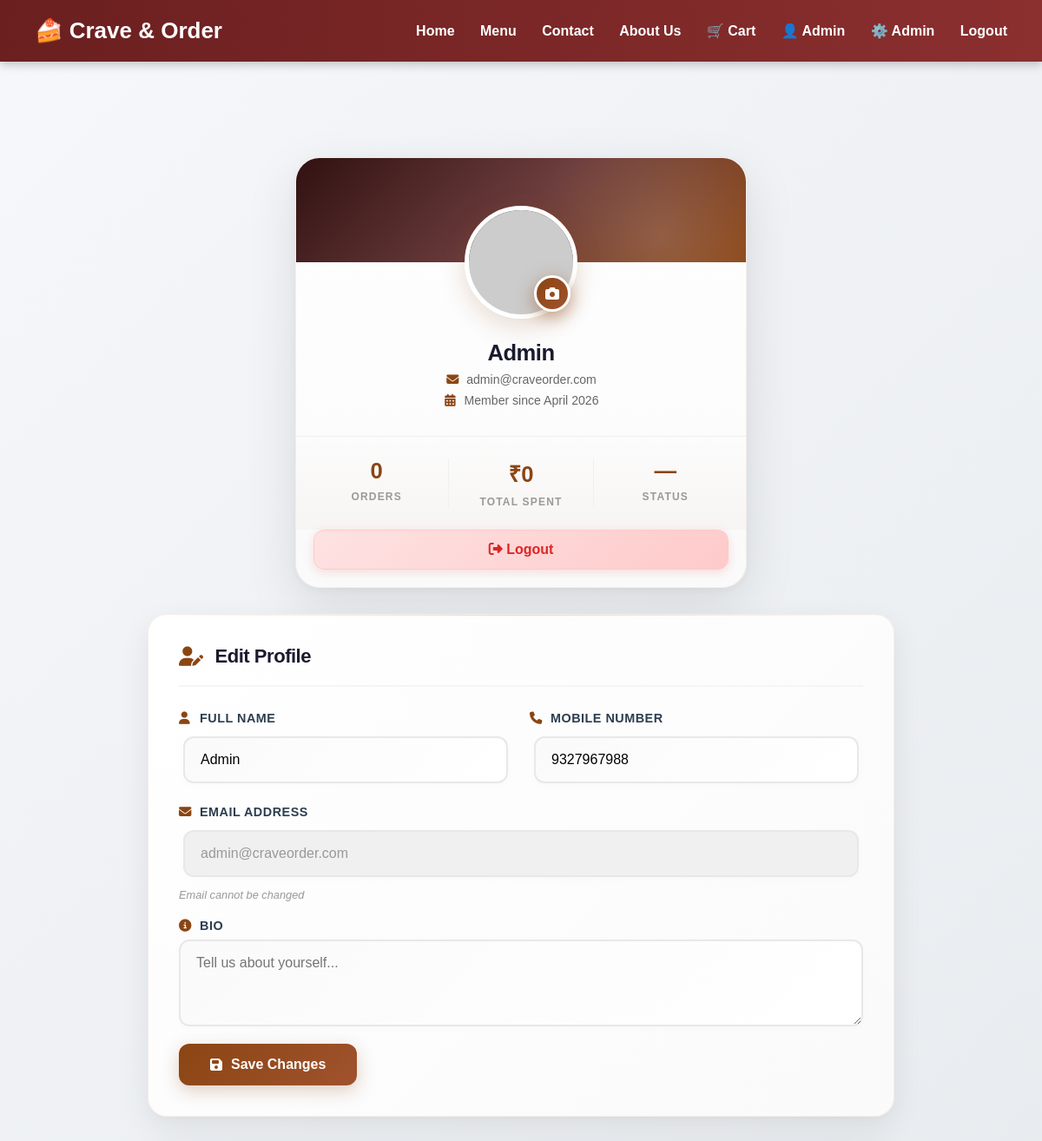
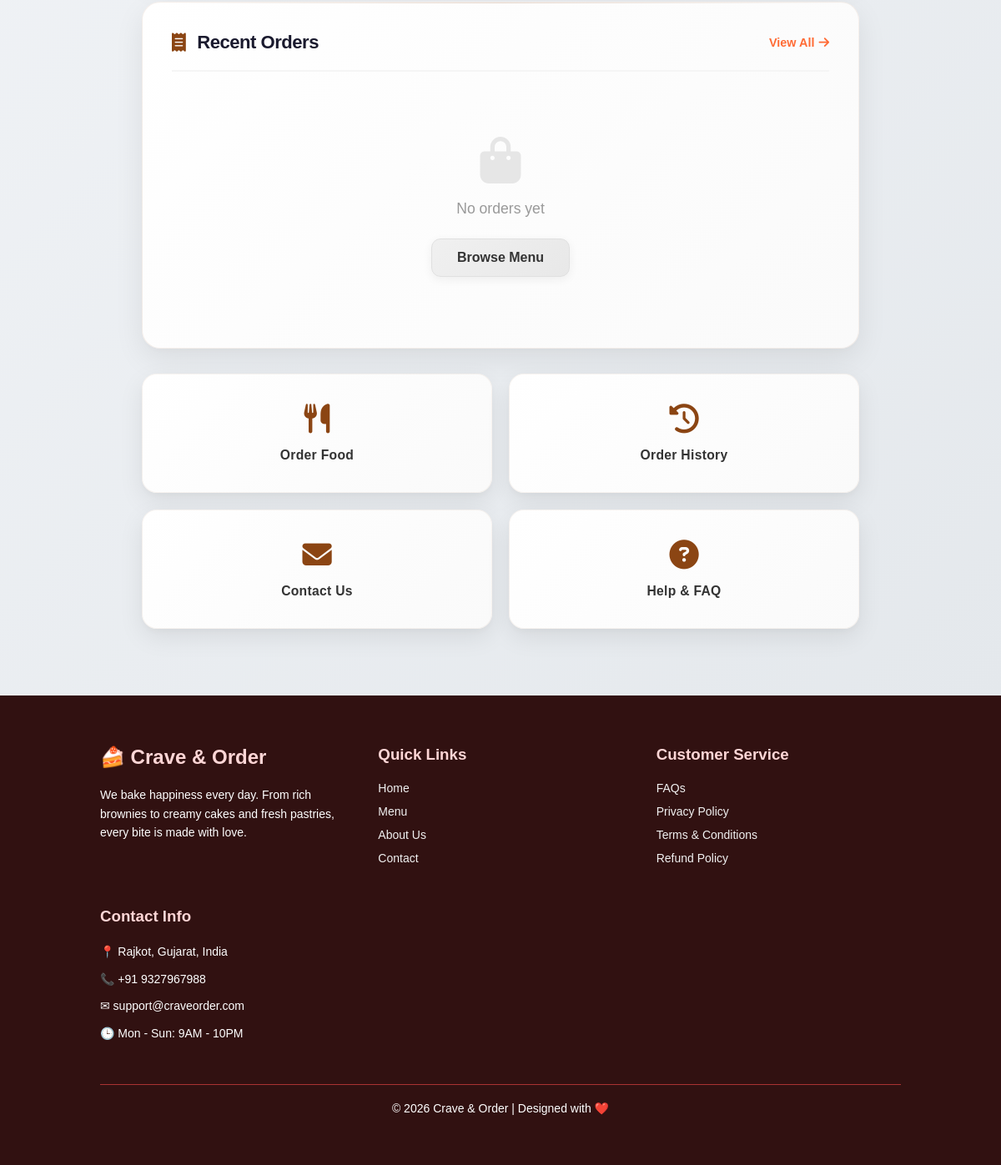
The app's page /profile.php (signed in) with its own data (2 pictures, top to bottom).
### tables this page shows
CREATE TABLE IF NOT EXISTS users (
    id          INT AUTO_INCREMENT PRIMARY KEY,
    name        VARCHAR(100)        NOT NULL,
    email       VARCHAR(150)        NOT NULL UNIQUE,
    mobile      VARCHAR(15)         NOT NULL,
    password    VARCHAR(255)        NOT NULL,
    role        ENUM('user','admin') DEFAULT 'user',
    profile_image VARCHAR(255)      DEFAULT NULL,
    bio         TEXT                DEFAULT NULL,
    created_at  DATETIME            DEFAULT CURRENT_TIMESTAMP
);

### profile.php (the view, shortened to what this page needs)
<?php
require_once 'db.php';
$stmt = $conn->prepare("SELECT * FROM users WHERE id = ?");
$stmt->bind_param("i", $_SESSION['user_id']);
$stmt->execute();
$user = $stmt->get_result()->fetch_assoc();
$stmt = $conn->prepare("SELECT COUNT(*) as total_orders, SUM(total_amount) as total_spent FROM orders WHERE user_id = ?");
$stmt->bind_param("i", $_SESSION['user_id']);
$stmt->execute();
$stats = $stmt->get_result()->fetch_assoc();
$stmt = $conn->prepare("SELECT id, total_amount, status, created_at FROM orders WHERE user_id = ? ORDER BY created_at DESC LIMIT 5");
$stmt->bind_param("i", $_SESSION['user_id']);
$stmt->execute();
$recentOrders = $stmt->get_result()->fetch_all(MYSQLI_ASSOC);
$profileImgSrc = !empty($user['profile_image']) && file_exists('uploads/profiles/' . $user['profile_image'])
    ? 'uploads/profiles/' . $user['profile_image']
    : 'https://ui-avatars.com/api/?name=' . urlencode($user['name']) . '&size=150&background=ff6b35&color=fff';
$memberSince = date('F Y', strtotime(isset($user['created_at']) ? $user['created_at'] : 'now'));
?>
<!DOCTYPE html>
<html lang="en">
<head>
    <link rel="stylesheet" href="style.css">
    <link rel="stylesheet" href="https://cdnjs.cloudflare.com/ajax/libs/font-awesome/6.4.0/css/all.min.css">
</head>
<body>
<?php include 'header.php'; ?>
<main class="profile-page">
    <div class="profile-container">
        <aside class="profile-sidebar">
            <div class="profile-card">
                <div class="profile-avatar-wrapper">
                    <img id="profileImg" class="profile-avatar" src="<?= htmlspecialchars($profileImgSrc) ?>" alt="<?= htmlspecialchars($user['name']) ?>">
                    <label for="imageUpload" class="avatar-edit-btn" title="Change photo">
                        <i class="fas fa-camera"></i>
                    </label>
                </div>
                <div class="profile-info">
                    <h1 class="profile-name"><?= htmlspecialchars($user['name']) ?></h1>
                    <p class="profile-email"><i class="fas fa-envelope"></i> <?= htmlspecialchars($user['email']) ?></p>
                    <p class="profile-member"><i class="fas fa-calendar-alt"></i> Member since <?= $memberSince ?></p>
                </div>
                <div class="profile-stats">
                    <div class="stat-item">
                        <span class="stat-value"><?= isset($stats['total_orders']) ? $stats['total_orders'] : 0 ?></span>
                        <span class="stat-label">Orders</span>
                    </div>
                    <div class="stat-item">
                        <span class="stat-value">₹<?= number_format(isset($stats['total_spent']) ? $stats['total_spent'] : 0, 0) ?></span>
                        <span class="stat-label">Total Spent</span>
                    </div>
                    <div class="stat-item">
                        <span class="stat-value"><?= count($recentOrders) > 0 ? '⭐' : '—' ?></span>
                        <span class="stat-label">Status</span>
                    </div>
                </div>
                <a href="logout.php" class="btn-logout"><i class="fas fa-sign-out-alt"></i> Logout</a>
            </div>
        </aside>
        <div class="profile-content">
            <section class="content-card">
                <div class="card-header">
                    <h2><i class="fas fa-user-edit"></i> Edit Profile</h2>
                </div>
                <form method="POST" action="profile.php" enctype="multipart/form-data" class="profile-form">
                    <div class="form-row">
                        <div class="form-group">
                            <label for="name"><i class="fas fa-user"></i> Full Name</label>
                            <input type="text" id="name" name="name" value="<?= htmlspecialchars($user['name']) ?>" required>
                        </div>
                        <div class="form-group">
                            <label for="mobile"><i class="fas fa-phone"></i> Mobile Number</label>
                            <input type="tel" id="mobile" name="mobile" value="<?= htmlspecialchars(isset($user['mobile']) ? $user['mobile'] : '') ?>" placeholder="10-digit number" required>
                        </div>
                    </div>
                    <div class="form-group">
                        <label for="email"><i class="fas fa-envelope"></i> Email Address</label>
                        <input type="email" id="email" value="<?= htmlspecialchars($user['email']) ?>" disabled>
                        <small>Email cannot be changed</small>
                    </div>
                    <div class="form-group">
                        <label for="bio"><i class="fas fa-info-circle"></i> Bio</label>
                        <textarea id="bio" name="bio" rows="3" placeholder="Tell us about yourself..."><?= htmlspecialchars(isset($user['bio']) ? $user['bio'] : '') ?></textarea>
                    </div>
                    <button type="submit" class="btn-primary">
                        <i class="fas fa-save"></i> Save Changes
                    </button>
                </form>
            </section>
            <section class="content-card">
                <div class="card-header">
                    <h2><i class="fas fa-receipt"></i> Recent Orders</h2>
                    <a href="orders.php" class="view-all-link" style="color: #ff6b35; text-decoration: none; font-weight: 600; font-size: 0.9rem; display: flex; align-items: center; gap: 5px;">View All <i class="fas fa-arrow-right"></i></a>
                </div>
                <?php if (empty($recentOrders)): ?>
                    <div class="empty-state">
                        <i class="fas fa-shopping-bag"></i>
                        <p>No orders yet</p>
                        <a href="menu.php" class="btn-secondary">Browse Menu</a>
                    </div>
                <?php endif; ?>
            </section>
            <section class="quick-actions">
                <a href="menu.php" class="action-card">
                    <i class="fas fa-utensils"></i>
                    <span>Order Food</span>
                </a>
                <a href="orders.php" class="action-card">
                    <i class="fas fa-history"></i>
                    <span>Order History</span>
                </a>
                <a href="contact.php" class="action-card">
                    <i class="fas fa-envelope"></i>
                    <span>Contact Us</span>
                </a>
                <a href="faq.php" class="action-card">
                    <i class="fas fa-question-circle"></i>
                    <span>Help & FAQ</span>
                </a>
            </section>
        </div>
    </div>
</main>
<?php include 'footer.php'; ?>
</body>
</html>

### records on screen
users: name "Admin", email "admin@craveorder.com", created_at "April 2026", mobile "9327967988"

### other values on screen
$_SESSION['user_name'] "Admin"
$stats['total_orders'] "0"
isset($stats['total_spent']) ? $stats['total_spent'] : 0 "0"
